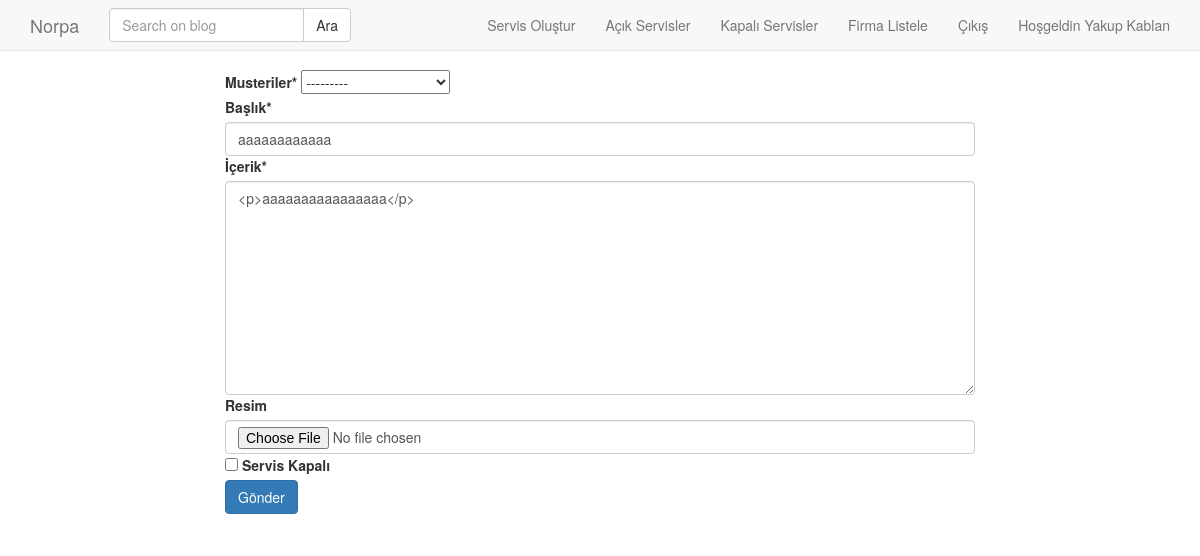
/post/update/aaaaaaaaaaaa (signed in), run on an earlier commit of the app's database.
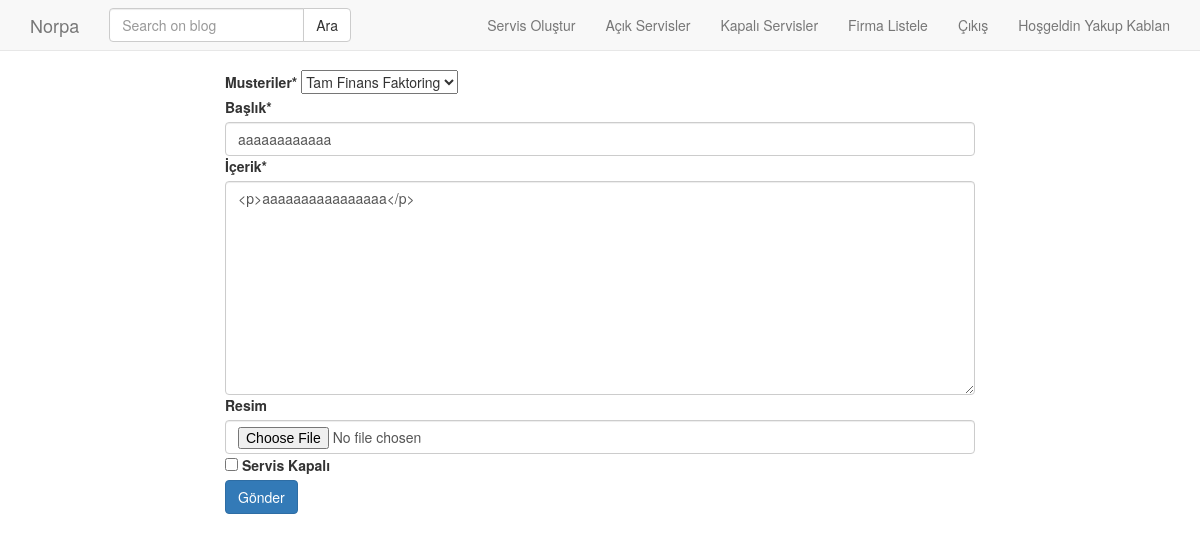
And on a later commit of the database.
### post/models.py (models this page shows, shortened)
class Post(models.Model):
    customer = models.ForeignKey(Customer, on_delete=models.DO_NOTHING, verbose_name="musteriler")
    user = models.ForeignKey('auth.User', on_delete=models.CASCADE, verbose_name="Yazar", related_name='posts')
    title = models.CharField(max_length=120, verbose_name="Başlık")
    content = RichTextField(verbose_name="İçerik")
    publishing_date = models.DateTimeField(verbose_name="Yayımlanma Tarihi", auto_now_add=True)
    image = models.FileField(blank=True, null=True, verbose_name="Resim")
    checked = models.BooleanField(default=False)
    slug = models.SlugField(unique=True, editable=False, max_length=130)
    class Meta:
        ordering = ['-publishing_date']

### post/views.py (the view)
# urls.py: path('update/<slug:slug>', post_update, name='update'),
def post_update(request, slug):
    if request.user.is_staff == False:
        return redirect('/home/')
    post = get_object_or_404(Post, slug=slug)
    form = PostForm(request.POST or None, request.FILES or None, instance=post)
    if form.is_valid():
        form.save()
        messages.success(request, 'Başarılı bir şekilde güncellendi.', extra_tags='mesaj-basarili-guncelleme')
        return HttpResponseRedirect(post.get_absolute_url())
    context = {
        'form': form
    }
    return render(request, 'post/form.html', context)

### post/forms.py
class PostForm(forms.ModelForm):
    class Meta:
        model = Post
        fields = ['customer','title', 'content', 'image', 'checked' ]
        labels = {
            'title': 'Başlık',
            'content': 'İçerik',
            'publishing_date': 'Yayımlanma Tarihi',
            'checked' :' Servis Kapalı'
        }
        widgets = {
            'title': forms.TextInput(attrs={'class': 'form-control'}),
            'content': forms.Textarea(attrs={'class': 'form-control'}),
            'publishing_date': forms.DateTimeInput(attrs={'class': 'form-control'}),
        }
    def __init__(self, *args, **kwargs):
        super().__init__(*args, **kwargs)
        self.fields['customer'].queryset = Customer.objects.filter(checked = True)

### customer/models.py (called while the page is built)
    def __str__(self):
        return self.name

### templates/post/form.html (shortened to what this page needs)
{% extends 'base.html' %}
{% load crispy_forms_tags %}
{% block body %}
    <div class="container">
        <div class="row">
            <div class="col-md-8 col-md-offset-2">
                <form method="POST" enctype="multipart/form-data">
                    {{ form | crispy }}
                    <input type="submit" class="btn btn-primary" value="Gönder">
                </form>
            </div>
        </div>
    </div>
{% endblock %}

What changed in the data, as far as the page shows it:
changed Post "aaaaaaaaaaaa": customer "---------" → "Tam Finans Faktoring"
